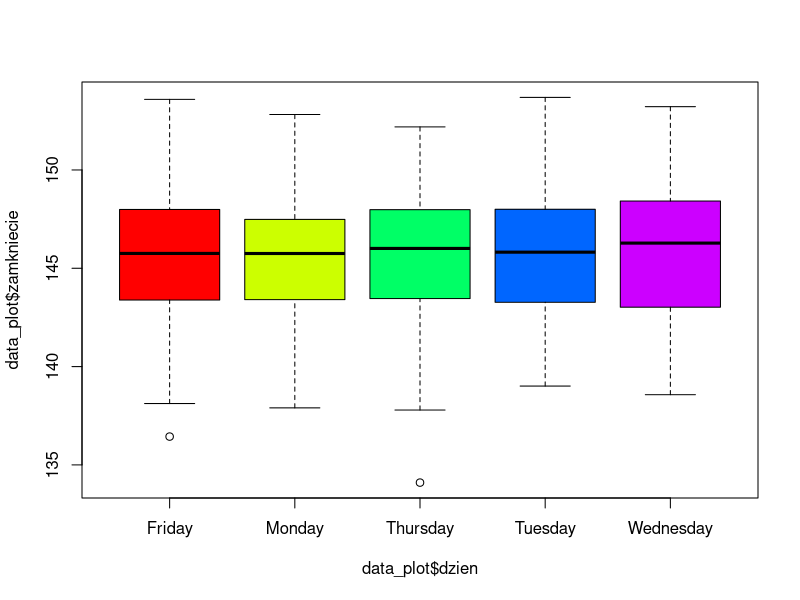
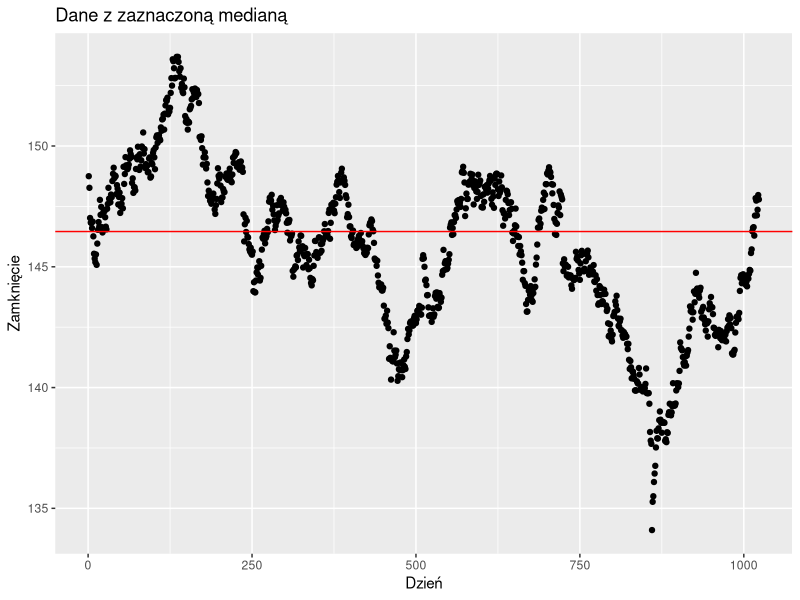
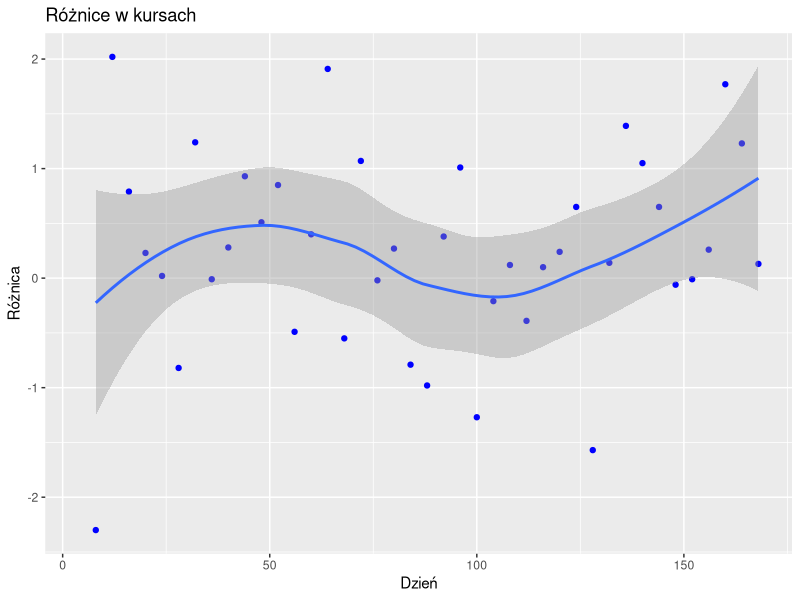

Source code (R) for these figures, in order:
## ---- chunk 1
library(dplyr)
library(ggplot2)
data_all <- read.csv2("ssobor-data.csv")
## ---- chunk 2
new_data <- as.Date(as.character(data_all$data), format = "%Y%m%d")
data_all$data = new_data
head(data_all)
## ---- chunk 3
data_all %>%
    filter(godzina == 80000) %>%
    mutate(dzien = weekdays(data)) -> data_plot

data_plot %>%
    group_by(dzien) %>% 
    summarise(min = min(zamkniecie), srednia = mean(zamkniecie), max = max(zamkniecie)) -> data1
head(data1)
## ---- chunk 4
boxplot(data_plot$zamkniecie ~ data_plot$dzien, col = rainbow(5))
## ---- chunk 5
data_all %>%
    filter(data < "2019-01-01") %>%
    summarise(srednia = mean(zamkniecie)) -> data2
data2
## ---- chunk 6
data_g <- data_all[data_all$data < 20190000, ]
ggplot(data_g, aes(x = X, y = zamkniecie)) + 
    geom_point() +
    geom_hline(yintercept = data2$srednia, col = "red") +
    ggtitle("Dane z zaznaczoną medianą") +
    xlab("Dzień") +
    ylab("Zamknięcie")
## ---- chunk 7
data_all %>% 
    filter(data > "2019-01-01") %>%
    filter(godzina == 160000) %>%
    mutate(roznica = zamkniecie - lag(zamkniecie)) -> data3
head(data3)
## ---- chunk 8
ggplot(data3, aes(x = X - 854, y = roznica)) + 
    geom_point(col = "blue") + 
    geom_smooth(model = "lm") +
    ggtitle("Różnice w kursach") + 
    xlab("Dzień") +
    ylab("Różnica")
    
